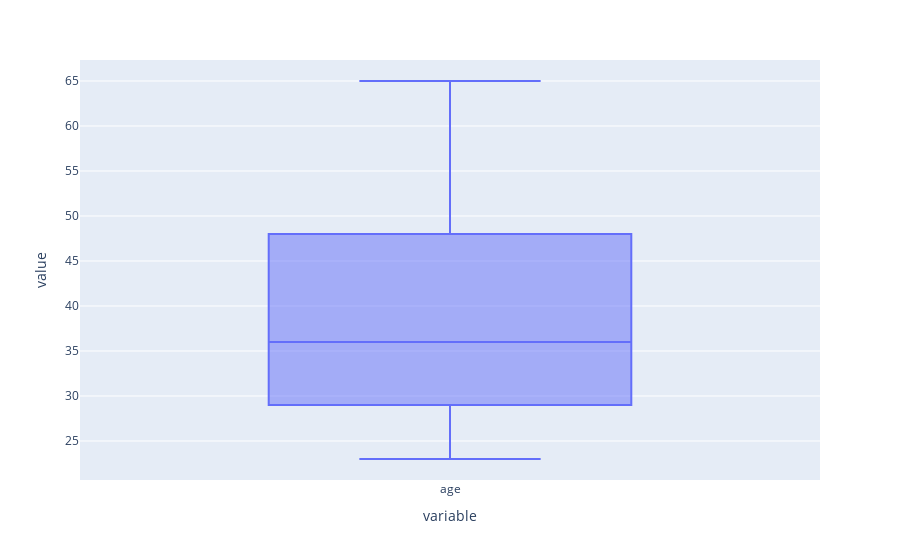

Source (notebook cell):
### Code cell
fig = px.box(df["age"])
fig.show()

### Figure 1 — Plotly figure (JSON) as saved in the notebook; plotly's stock layout.template omitted (floating-point values rounded to 4 significant figures; data arrays with more than 128 entries replaced by an {"elided": "..."} marker saying what was removed)
{"data": [{"alignmentgroup": "True", "hovertemplate": "variable=%{x}<br>value=%{y}<extra></extra>", "legendgroup": "", "marker": {"color": "#636efa"}, "name": "", "notched": false, "offsetgroup": "", "orientation": "v", "showlegend": false, "type": "box", "x": {"elided": "706 str values"}, "x0": " ", "xaxis": "x", "y": {"elided": "706 int values"}, "y0": " ", "yaxis": "y"}], "layout": {"autosize": true, "boxmode": "group", "legend": {"tracegroupgap": 0}, "margin": {"t": 60}, "xaxis": {"anchor": "y", "autorange": true, "domain": [0, 1], "range": [-0.5, 0.5], "title": {"text": "variable"}, "type": "category"}, "yaxis": {"anchor": "x", "autorange": true, "domain": [0, 1], "range": [20.67, 67.33], "title": {"text": "value"}, "type": "linear"}}}
